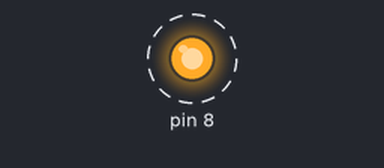
The sketch below on a simulated Arduino Uno, built with avr-gcc and run on an emulated ATmega328P. Shown: output pins drawn as LEDs (lit = HIGH). Dashed ring = blinking.

Above: at 0.5 s.
Timing chart, 0 to 4.6 s (numbered marks = the images above):
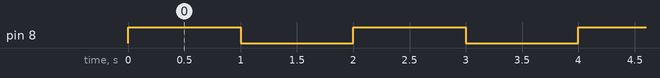

The sketch:

Relay_Control.ino
```cpp
void setup() {
  // put your setup code here, to run once:
  pinMode(8, OUTPUT);
  digitalWrite(8, HIGH);

}

void loop() {
  // put your main code here, to run repeatedly:
  digitalWrite(8, HIGH);
  delay(1000);
  digitalWrite(8, LOW);
  delay(1000);

}
```

Measured:
- by itself, pin 8: alternates HIGH for 1.0 s and LOW for 1.0 s
